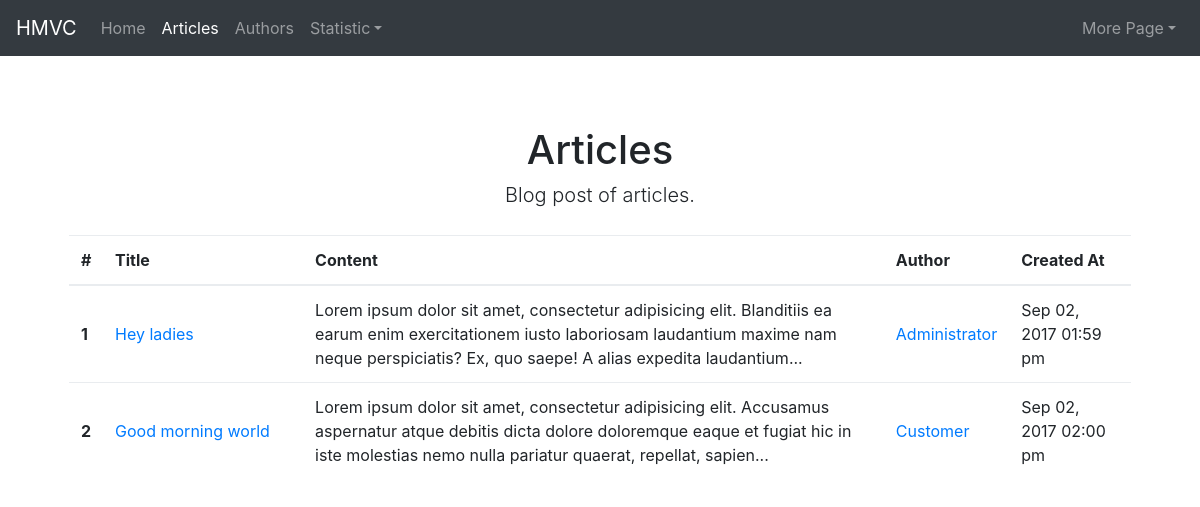
Page /article on the committed database.
### tables this page shows
CREATE TABLE `articles` (
  `id` int(11) unsigned NOT NULL AUTO_INCREMENT,
  `title` varchar(200) NOT NULL,
  `slug` varchar(500) NOT NULL,
  `content` text NOT NULL,
  `author_id` int(11) unsigned NOT NULL,
  `created_at` timestamp NOT NULL DEFAULT CURRENT_TIMESTAMP,
  PRIMARY KEY (`id`),
  UNIQUE KEY `slug` (`slug`),
  KEY `fk_article_author` (`author_id`),
  CONSTRAINT `fk_article_author` FOREIGN KEY (`author_id`) REFERENCES `users` (`id`)
);

CREATE TABLE `users` (
  `id` int(11) unsigned NOT NULL AUTO_INCREMENT,
  `name` varchar(50) NOT NULL,
  `username` varchar(50) NOT NULL,
  `email` varchar(50) NOT NULL,
  `password` varchar(200) NOT NULL,
  `status` enum('PENDING','ACTIVATED','SUSPENDED') NOT NULL DEFAULT 'PENDING',
  `created_at` timestamp NOT NULL DEFAULT CURRENT_TIMESTAMP,
  PRIMARY KEY (`id`),
  UNIQUE KEY `username` (`username`),
  UNIQUE KEY `email` (`email`)
);

### application/modules/article/controllers/Article.php (called while the page is built, shortened)
<?php
class Article extends MX_Controller
{
    public function index()
    {
        $this->load->model('Article_model', 'article');
        $this->load->view('template/layout', [
            'title' => 'Articles',
            'page' => 'index',
            'articles' => $this->article->getAllArticles()
        ]);
    }
}

### index.php (called while the page is built, shortened)
<?php
require_once BASEPATH.'core/CodeIgniter.php';

### application/modules/article/models/Article_model.php (called while the page is built, shortened)
<?php
class Article_model extends CI_Model
{
    private function getArticleBaseQuery()
    {
        return $this->db
            ->select([
                'articles.*',
                'users.name AS author_name',
                'users.username AS author_username'
            ])
            ->from('articles')
            ->join('users', 'articles.author_id = users.id');
    }
    public function getAllArticles()
    {
        return $this->getArticleBaseQuery()->get()->result_array();
    }
}

### application/modules/article/views/index.php (the view, shortened to what this page needs)
<div class="text-center section-title">
    <h1><?= $title ?></h1>
    <p class="lead">
        Blog post of articles.
    </p>
</div>
<table class="table table-hover table-responsive">
    <thead>
    <tr>
        <th style="max-width: 15px">#</th>
        <th style="min-width: 200px">Title</th>
        <th>Content</th>
        <th>Author</th>
        <th>Created At</th>
    </tr>
    </thead>
    <tbody>
    <?php $no = 1;
    foreach ($articles as $article): ?>
        <tr>
            <th><?= $no++ ?></th>
            <td>
                <a href="<?= site_url('article/view/' . $article['slug']) ?>">
                    <?= $article['title'] ?>
                </a>
            </td>
            <td><?= trim(substr(strip_tags($article['content']), 0, 200)) ?>...</td>
            <td>
                <a href="<?= site_url('author/view/' . $article['author_username']) ?>">
                    <?= $article['author_name'] ?>
                </a>
            </td>
            <td><?= (new DateTime($article['created_at']))->format('M d, Y h:i a') ?></td>
        </tr>
    <?php endforeach; ?>
    </tbody>
</table>

### assets/app/css/style.css (style rules this page uses)
body { padding-top: 5rem; }
.section-title { margin-bottom: 25px; }
.table td, .table th { vertical-align: middle; }

### rows in the picture
articles: title "Hey ladies", content "Lorem ipsum dolor sit amet, consectetur adipisicing elit. Blanditiis ea earum enim exercitationem iusto laboriosam laudantium maxime nam neque perspiciatis? Ex, quo saepe! A alias expedita laudantium", author.name "Administrator", created_at "Sep 02, 2017 01:59 pm"
articles: title "Good morning world", content "Lorem ipsum dolor sit amet, consectetur adipisicing elit. Accusamus aspernatur atque debitis dicta dolore doloremque eaque et fugiat hic in iste molestias nemo nulla pariatur quaerat, repellat, sapien", author.name "Customer", created_at "Sep 02, 2017 02:00 pm"

### other values in the picture
$title "Articles"
